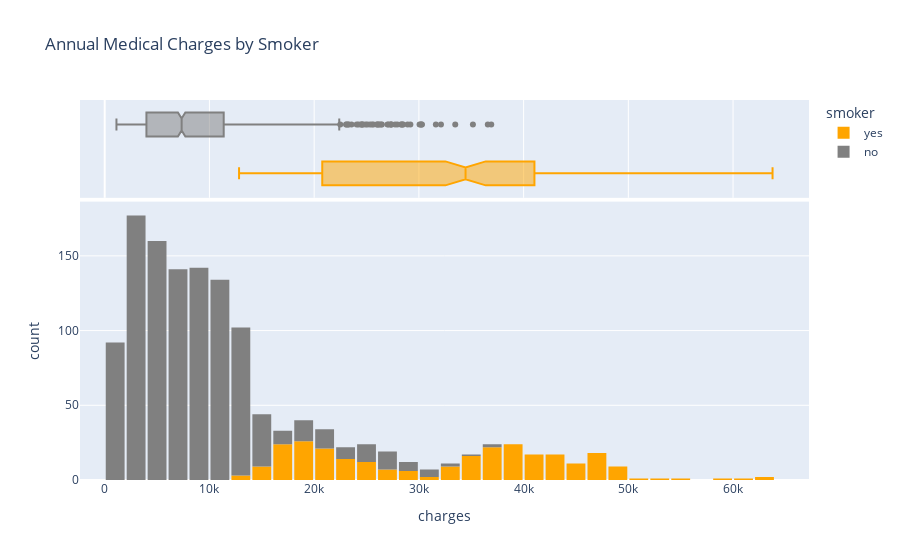

Notebook code for this chart:
### Code cell
fig = px.histogram(medical_df, 
                   x='charges',
                   marginal='box', 
                   color='smoker',
                   color_discrete_sequence=['orange', 'grey'], 
                   title='Annual Medical Charges by Smoker')
fig.update_layout(bargap=0.1)
fig.show()

### Figure 1 — Plotly figure (JSON) as saved in the notebook; plotly's stock layout.template omitted (floating-point values rounded to 4 significant figures; data arrays with more than 128 entries replaced by an {"elided": "..."} marker saying what was removed)
{"data": [{"alignmentgroup": "True", "bingroup": "x", "hovertemplate": "smoker=yes<br>charges=%{x}<br>count=%{y}<extra></extra>", "legendgroup": "yes", "marker": {"color": "orange", "pattern": {"shape": ""}}, "name": "yes", "offsetgroup": "yes", "orientation": "v", "showlegend": true, "type": "histogram", "x": {"elided": "274 float values"}, "xaxis": "x", "yaxis": "y"}, {"alignmentgroup": "True", "hovertemplate": "smoker=yes<br>charges=%{x}<extra></extra>", "legendgroup": "yes", "marker": {"color": "orange"}, "name": "yes", "notched": true, "offsetgroup": "yes", "showlegend": false, "type": "box", "x": {"elided": "274 float values"}, "xaxis": "x2", "yaxis": "y2"}, {"alignmentgroup": "True", "bingroup": "x", "hovertemplate": "smoker=no<br>charges=%{x}<br>count=%{y}<extra></extra>", "legendgroup": "no", "marker": {"color": "grey", "pattern": {"shape": ""}}, "name": "no", "offsetgroup": "no", "orientation": "v", "showlegend": true, "type": "histogram", "x": {"elided": "1064 float values"}, "xaxis": "x", "yaxis": "y"}, {"alignmentgroup": "True", "hovertemplate": "smoker=no<br>charges=%{x}<extra></extra>", "legendgroup": "no", "marker": {"color": "grey"}, "name": "no", "notched": true, "offsetgroup": "no", "showlegend": false, "type": "box", "x": {"elided": "1064 float values"}, "xaxis": "x2", "yaxis": "y2"}], "layout": {"autosize": true, "bargap": 0.1, "barmode": "relative", "legend": {"title": {"text": "smoker"}, "tracegroupgap": 0}, "title": {"text": "Annual Medical Charges by Smoker"}, "xaxis": {"anchor": "y", "autorange": true, "domain": [0, 1], "range": [-2359.0, 67250.0], "title": {"text": "charges"}, "type": "linear"}, "xaxis2": {"anchor": "y2", "autorange": true, "domain": [0, 1], "matches": "x", "range": [-2359.0, 67250.0], "showgrid": true, "showticklabels": false, "type": "linear"}, "yaxis": {"anchor": "x", "autorange": true, "domain": [0, 0.7326], "range": [0, 186.3], "title": {"text": "count"}}, "yaxis2": {"anchor": "x2", "autorange": true, "domain": [0.7426, 1], "matches": "y2", "range": [-0.5, 1.5], "showgrid": false, "showline": false, "showticklabels": false, "ticks": "", "type": "category"}}}
